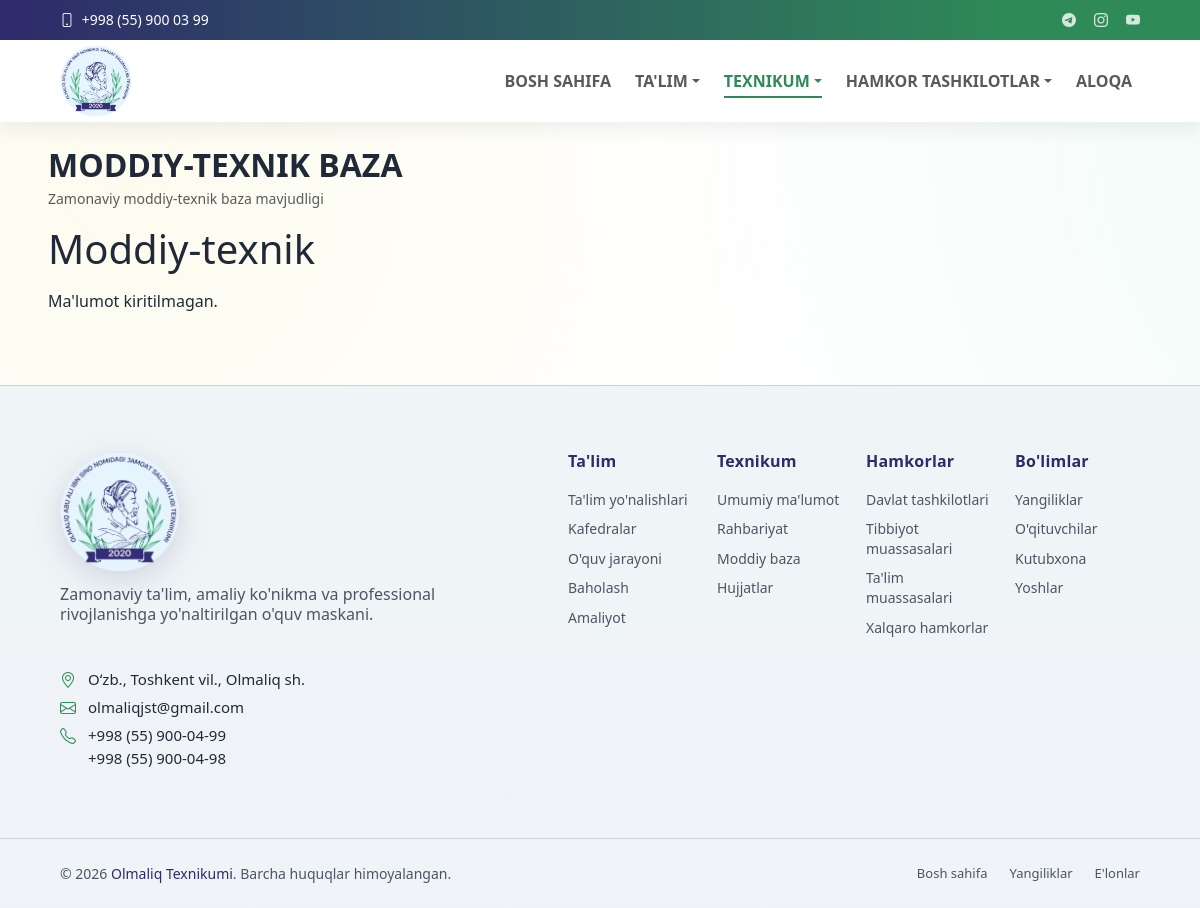
The page /moddiy-texnik-baza/ on the database as committed earlier.
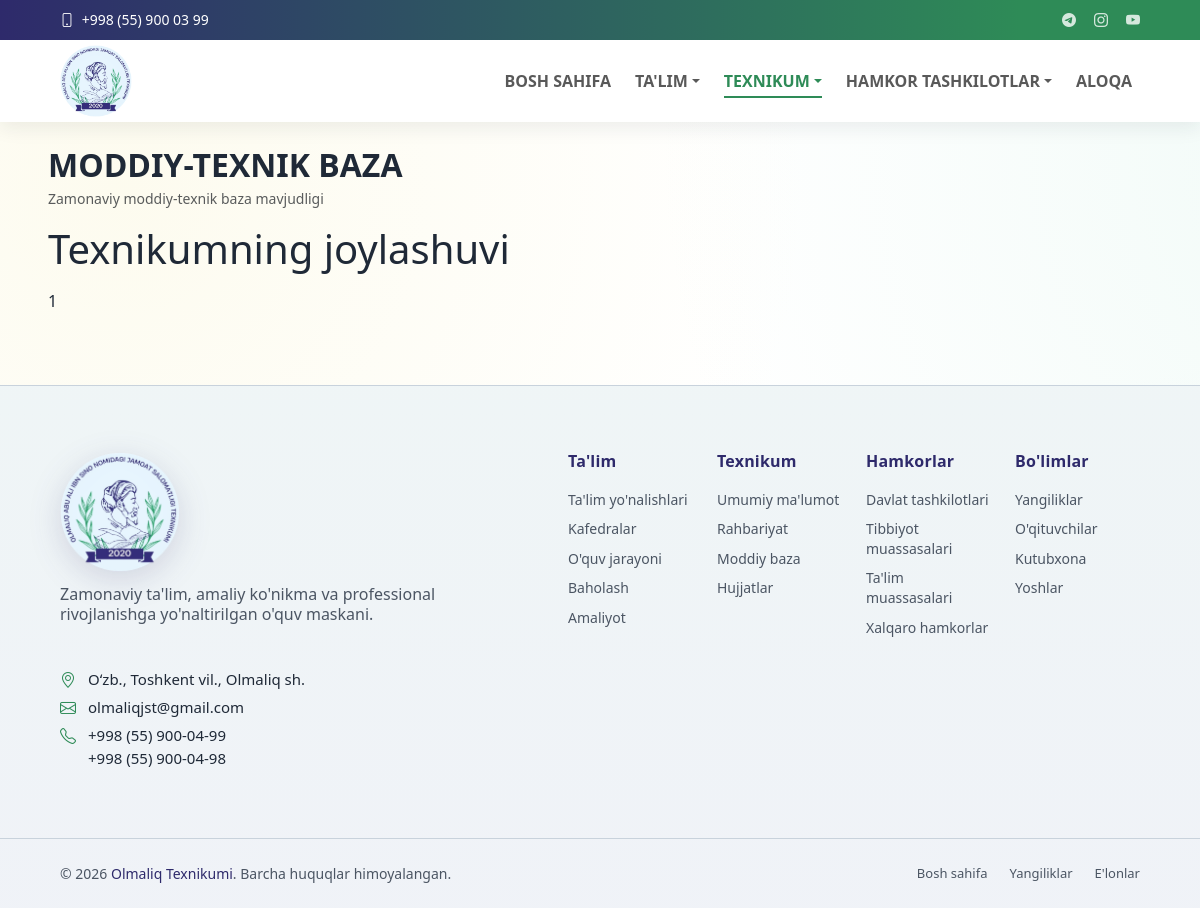
The same page on the database as committed later.
### core/models.py (models this page shows, shortened)
class MaterialBase(models.Model):
    title = models.CharField(max_length=200)
    description = models.TextField()
    image = models.ImageField(upload_to='about/', blank=True, null=True)
    updated_at = models.DateTimeField(auto_now=True)
    class Meta:
        verbose_name = "Moddiy texnik baza"
        verbose_name_plural = "Moddiy texnik baza"

### core/views.py (the view)
# urls.py: path('moddiy-texnik-baza/', views.material_base, name='material_base'),
def material_base(request):
    material = MaterialBase.objects.first()
    return render(request, 'core/material_base.html', {'material': material})

### core/context_processors.py (called while the page is built)
def menu_context(request):
    menu_items = (
        Menu.objects.filter(parent__isnull=True, is_active=True)
        .prefetch_related('children')
        .order_by('order', 'id')
    )
    topbar = TopbarSettings.objects.filter(is_active=True).first()
    return {
        'menu_items': menu_items,
        'topbar_settings': topbar,
    }

### core/templates/core/material_base.html (shortened to what this page needs)
{% extends 'base.html' %}
{% block content %}
<section>
    <div class="mt-5 mt-md-3 mt-lg-2">
        <h2 class="fw-bold text-uppercase mb-1">Moddiy-texnik baza</h2>
        <p class="text-muted small">Zamonaviy moddiy-texnik baza mavjudligi</p>
    </div>
    <h1>{{ material.title|default:"Moddiy-texnik " }}</h1>
    <p>{{ material.description|default:"Ma'lumot kiritilmagan."|linebreaks }}</p>
</section>
{% endblock %}

Rows that differ between the two databases and show on the page:
added MaterialBase: title "Texnikumning joylashuvi", description "1"
Other text that changed with them:
{{ material.title|default:"Moddiy-texnik " }}: "Moddiy-texnik" → (not shown)
{{ material.description|default:"Ma'lumot kiritilmagan."|linebreaks }}: "Ma'lumot kiritilmagan." → (not shown)
